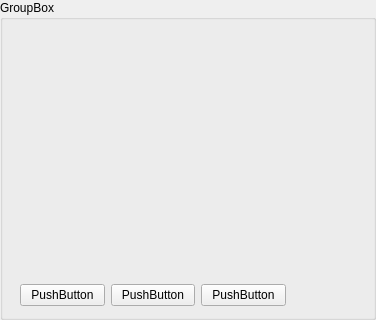
<?xml version="1.0" encoding="UTF-8"?>
<ui version="4.0">
 <class>boardw</class>
 <widget class="QGroupBox" name="boardw">
  <property name="geometry">
   <rect>
    <x>0</x>
    <y>0</y>
    <width>376</width>
    <height>320</height>
   </rect>
  </property>
  <property name="windowTitle">
   <string>GroupBox</string>
  </property>
  <property name="title">
   <string>GroupBox</string>
  </property>
  <widget class="drawing" name="widget" native="true">
   <property name="geometry">
    <rect>
     <x>20</x>
     <y>40</y>
     <width>241</width>
     <height>231</height>
    </rect>
   </property>
  </widget>
  <widget class="QWidget" name="layoutWidget">
   <property name="geometry">
    <rect>
     <x>20</x>
     <y>280</y>
     <width>266</width>
     <height>30</height>
    </rect>
   </property>
   <layout class="QHBoxLayout" name="horizontalLayout">
    <item>
     <widget class="QPushButton" name="pushButton">
      <property name="text">
       <string>PushButton</string>
      </property>
     </widget>
    </item>
    <item>
     <widget class="QPushButton" name="pushButton_2">
      <property name="text">
       <string>PushButton</string>
      </property>
     </widget>
    </item>
    <item>
     <widget class="QPushButton" name="pushButton_3">
      <property name="text">
       <string>PushButton</string>
      </property>
     </widget>
    </item>
   </layout>
  </widget>
 </widget>
 <customwidgets>
  <customwidget>
   <class>drawing</class>
   <extends>QWidget</extends>
   <header>drawing.h</header>
   <container>1</container>
  </customwidget>
 </customwidgets>
 <resources/>
 <connections/>
</ui>
